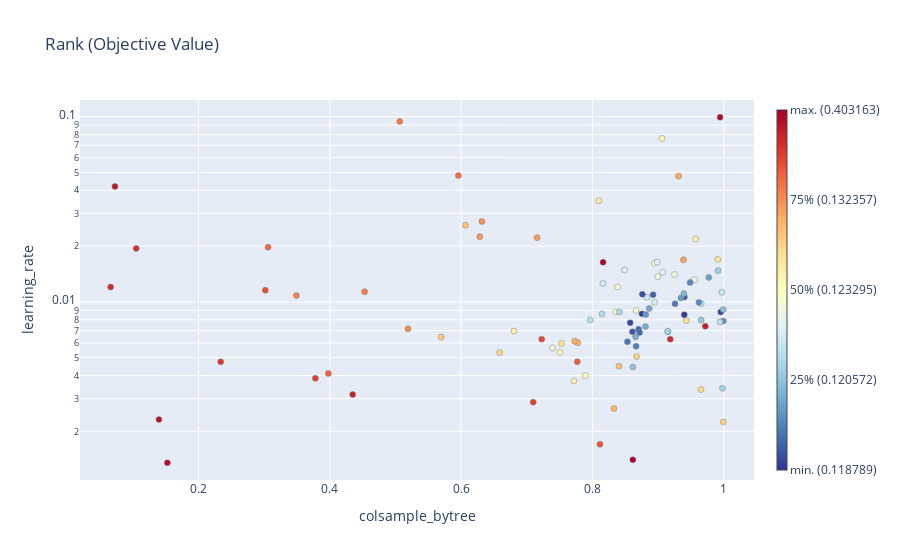

The notebook cell saved with this chart:
### Code cell
optuna.visualization.plot_rank(study, params=['colsample_bytree', 'learning_rate'])

### Figure 1 — Plotly figure (JSON) as saved in the notebook; plotly's stock layout.template omitted (floating-point values rounded to 4 significant figures)
{"data": [{"hovertemplate": "%{hovertext}<extra></extra>", "hovertext": ["Trial #0<br>max_depth: 3<br>learning_rate: 0.016373611291886372<br>num_leaves: 525<br>subsample: 0.116184775871365<br>colsample_bytree: 0.8162044237354343<br>min_data_in_leaf: 35<br><b>Objective Value: 0.35617528868555237</b>", "Trial #1<br>max_depth: 5<br>learning_rate: 0.04198985069796406<br>num_leaves: 210<br>subsample: 0.6278194996354467<br>colsample_bytree: 0.07257157821623013<br>min_data_in_leaf: 45<br><b>Objective Value: 0.22261943033281756</b>", "Trial #2<br>max_depth: 5<br>learning_rate: 0.010832182498941422<br>num_leaves: 64<br>subsample: 0.16230429116770628<br>colsample_bytree: 0.3490806136094307<br>min_data_in_leaf: 6<br><b>Objective Value: 0.13366727687094426</b>", "Trial #3<br>max_depth: 3<br>learning_rate: 0.0013550585437992594<br>num_leaves: 225<br>subsample: 0.588140011276406<br>colsample_bytree: 0.152409768186883<br>min_data_in_leaf: 48<br><b>Objective Value: 0.31678643182863697</b>", "Trial #4<br>max_depth: 6<br>learning_rate: 0.09913364720475172<br>num_leaves: 847<br>subsample: 0.19535540826487946<br>colsample_bytree: 0.9944510115599653<br>min_data_in_leaf: 49<br><b>Objective Value: 0.3289412584364942</b>", "Trial #5<br>max_depth: 4<br>learning_rate: 0.011564548932495098<br>num_leaves: 487<br>subsample: 0.6698944458571542<br>colsample_bytree: 0.30168977212633497<br>min_data_in_leaf: 34<br><b>Objective Value: 0.14752180959035063</b>", "Trial #6<br>max_depth: 5<br>learning_rate: 0.0023158541859498154<br>num_leaves: 750<br>subsample: 0.63426104030348<br>colsample_bytree: 0.1395741550294213<br>min_data_in_leaf: 48<br><b>Objective Value: 0.2799130753878435</b>", "Trial #7<br>max_depth: 5<br>learning_rate: 0.004111111585047848<br>num_leaves: 865<br>subsample: 0.8224904988035151<br>colsample_bytree: 0.3976484051264879<br>min_data_in_leaf: 20<br><b>Objective Value: 0.14159648135101754</b>", "Trial #8<br>max_depth: 5<br>learning_rate: 0.0014042813867371066<br>num_leaves: 66<br>subsample: 0.05508893795759802<br>colsample_bytree: 0.861516135783903<br>min_data_in_leaf: 37<br><b>Objective Value: 0.40316278783723886</b>", "Trial #9<br>max_depth: 4<br>learning_rate: 0.0038670858109036326<br>num_leaves: 146<br>subsample: 0.7237137095871693<br>colsample_bytree: 0.3779449741530888<br>min_data_in_leaf: 36<br><b>Objective Value: 0.15427295506048672</b>", "Trial #10<br>max_depth: 7<br>learning_rate: 0.025930291625472914<br>num_leaves: 399<br>subsample: 0.3473572867819754<br>colsample_bytree: 0.6065831088349424<br>min_data_in_leaf: 1<br><b>Objective Value: 0.12750597160869173</b>", "Trial #11<br>max_depth: 7<br>learning_rate: 0.02245531528987732<br>num_leaves: 416<br>subsample: 0.33188329520590965<br>colsample_bytree: 0.6285169830264183<br>min_data_in_leaf: 3<br><b>Objective Value: 0.1313657413534424</b>", "Trial #12<br>max_depth: 7<br>learning_rate: 0.027190572488529772<br>num_leaves: 452<br>subsample: 0.37796046560578384<br>colsample_bytree: 0.6315966689185385<br>min_data_in_leaf: 1<br><b>Objective Value: 0.1322050977213978</b>", "Trial #13<br>max_depth: 7<br>learning_rate: 0.048013195964417714<br>num_leaves: 344<br>subsample: 0.39088708858910454<br>colsample_bytree: 0.5958479998102213<br>min_data_in_leaf: 13<br><b>Objective Value: 0.13774303835937166</b>", "Trial #14<br>max_depth: 7<br>learning_rate: 0.022208453779825884<br>num_leaves: 646<br>subsample: 0.39918636133420615<br>colsample_bytree: 0.715781327273698<br>min_data_in_leaf: 11<br><b>Objective Value: 0.13041392619217357</b>", "Trial #15<br>max_depth: 6<br>learning_rate: 0.005965093695802181<br>num_leaves: 635<br>subsample: 0.4943353358689292<br>colsample_bytree: 0.7528132891578572<br>min_data_in_leaf: 11<br><b>Objective Value: 0.12552876298441668</b>", "Trial #16<br>max_depth: 6<br>learning_rate: 0.0060229763602604874<br>num_leaves: 1008<br>subsample: 0.4947196296439692<br>colsample_bytree: 0.7776359014013703<br>min_data_in_leaf: 17<br><b>Objective Value: 0.12800066067627908</b>", "Trial #17<br>max_depth: 6<br>learning_rate: 0.007159090422992727<br>num_leaves: 636<br>subsample: 0.9872708842033355<br>colsample_bytree: 0.5191337941169847<br>min_data_in_leaf: 25<br><b>Objective Value: 0.13281464949259908</b>", "Trial #18<br>max_depth: 6<br>learning_rate: 0.0477346184762044<br>num_leaves: 605<br>subsample: 0.26399785377555157<br>colsample_bytree: 0.9312945354174995<br>min_data_in_leaf: 6<br><b>Objective Value: 0.1288704417407785</b>", "Trial #19<br>max_depth: 6<br>learning_rate: 0.09411791950962567<br>num_leaves: 332<br>subsample: 0.5059821013217489<br>colsample_bytree: 0.5065015231511892<br>min_data_in_leaf: 11<br><b>Objective Value: 0.1351287379447888</b>", "Trial #20<br>max_depth: 7<br>learning_rate: 0.0028763795275551915<br>num_leaves: 747<br>subsample: 0.4644736922743977<br>colsample_bytree: 0.7096944401846672<br>min_data_in_leaf: 24<br><b>Objective Value: 0.1505986102335474</b>", "Trial #21<br>max_depth: 6<br>learning_rate: 0.006139158171523354<br>num_leaves: 954<br>subsample: 0.4854120529980385<br>colsample_bytree: 0.7730834974989206<br>min_data_in_leaf: 17<br><b>Objective Value: 0.12883211508236397</b>", "Trial #22<br>max_depth: 6<br>learning_rate: 0.006291703181519206<br>num_leaves: 1014<br>subsample: 0.272565937850444<br>colsample_bytree: 0.7227298692024934<br>min_data_in_leaf: 16<br><b>Objective Value: 0.1491679682108586</b>", "Trial #23<br>max_depth: 7<br>learning_rate: 0.008986090227363243<br>num_leaves: 739<br>subsample: 0.5394374773332729<br>colsample_bytree: 0.8664680121843389<br>min_data_in_leaf: 7<br><b>Objective Value: 0.12285720756554834</b>", "Trial #24<br>max_depth: 7<br>learning_rate: 0.01369258280893895<br>num_leaves: 734<br>subsample: 0.5674076380113324<br>colsample_bytree: 0.8994871750719634<br>min_data_in_leaf: 7<br><b>Objective Value: 0.12263732244761916</b>", "Trial #25<br>max_depth: 7<br>learning_rate: 0.00995209184866025<br>num_leaves: 738<br>subsample: 0.76730003867493<br>colsample_bytree: 0.8946246865471349<br>min_data_in_leaf: 7<br><b>Objective Value: 0.12135835005755242</b>", "Trial #26<br>max_depth: 7<br>learning_rate: 0.014480082609590895<br>num_leaves: 750<br>subsample: 0.8089615151746876<br>colsample_bytree: 0.9072097345397101<br>min_data_in_leaf: 7<br><b>Objective Value: 0.12164013870967168</b>", "Trial #27<br>max_depth: 7<br>learning_rate: 0.014757053020411746<br>num_leaves: 830<br>subsample: 0.8536792631306578<br>colsample_bytree: 0.9913662038262046<br>min_data_in_leaf: 7<br><b>Objective Value: 0.12069184280721104</b>", "Trial #28<br>max_depth: 7<br>learning_rate: 0.0168550001040522<br>num_leaves: 844<br>subsample: 0.8779324642180163<br>colsample_bytree: 0.9386453443296081<br>min_data_in_leaf: 30<br><b>Objective Value: 0.12963349658424406</b>", "Trial #29<br>max_depth: 7<br>learning_rate: 0.016961670532821847<br>num_leaves: 553<br>subsample: 0.7913532831781627<br>colsample_bytree: 0.9910181419489675<br>min_data_in_leaf: 22<br><b>Objective Value: 0.12505928424282103</b>", "Trial #30<br>max_depth: 3<br>learning_rate: 0.035110409938119376<br>num_leaves: 930<br>subsample: 0.9710569967245275<br>colsample_bytree: 0.8097423787795417<br>min_data_in_leaf: 13<br><b>Objective Value: 0.12458251423921225</b>", "Trial #31<br>max_depth: 7<br>learning_rate: 0.01615812287489651<br>num_leaves: 710<br>subsample: 0.9011937114194356<br>colsample_bytree: 0.8945173951341538<br>min_data_in_leaf: 8<br><b>Objective Value: 0.12314113637410573</b>", "Trial #32<br>max_depth: 7<br>learning_rate: 0.014058630654991714<br>num_leaves: 813<br>subsample: 0.7356146051566471<br>colsample_bytree: 0.9250994240803234<br>min_data_in_leaf: 4<br><b>Objective Value: 0.12260229182984143</b>", "Trial #33<br>max_depth: 7<br>learning_rate: 0.008837066787048766<br>num_leaves: 807<br>subsample: 0.7544491813095897<br>colsample_bytree: 0.8356692701425597<br>min_data_in_leaf: 4<br><b>Objective Value: 0.12325495074513389</b>", "Trial #34<br>max_depth: 7<br>learning_rate: 0.01317779510002816<br>num_leaves: 808<br>subsample: 0.8609837518226796<br>colsample_bytree: 0.9555410356397093<br>min_data_in_leaf: 9<br><b>Objective Value: 0.1218291475645645</b>", "Trial #35<br>max_depth: 6<br>learning_rate: 0.011258437959079461<br>num_leaves: 926<br>subsample: 0.8769901105574618<br>colsample_bytree: 0.9969322950042835<br>min_data_in_leaf: 9<br><b>Objective Value: 0.12098859434740125</b>", "Trial #36<br>max_depth: 6<br>learning_rate: 0.008815598161305659<br>num_leaves: 924<br>subsample: 0.9277551449221286<br>colsample_bytree: 0.9954551872969295<br>min_data_in_leaf: 14<br><b>Objective Value: 0.11945570816054252</b>", "Trial #37<br>max_depth: 5<br>learning_rate: 0.009785403312099178<br>num_leaves: 923<br>subsample: 0.9249742722267988<br>colsample_bytree: 0.965699004813939<br>min_data_in_leaf: 19<br><b>Objective Value: 0.12098325130630198</b>", "Trial #38<br>max_depth: 5<br>learning_rate: 0.009089139833732001<br>num_leaves: 906<br>subsample: 0.9539747888218837<br>colsample_bytree: 0.9992744780915291<br>min_data_in_leaf: 19<br><b>Objective Value: 0.12056410779098892</b>", "Trial #39<br>max_depth: 4<br>learning_rate: 0.007883557287033188<br>num_leaves: 894<br>subsample: 0.9437094403494206<br>colsample_bytree: 0.9994402736704269<br>min_data_in_leaf: 20<br><b>Objective Value: 0.12019175640112487</b>", "Trial #40<br>max_depth: 4<br>learning_rate: 0.004495500350749336<br>num_leaves: 878<br>subsample: 0.9439536524658358<br>colsample_bytree: 0.8404588642200583<br>min_data_in_leaf: 28<br><b>Objective Value: 0.12748305886835007</b>", "Trial #41<br>max_depth: 5<br>learning_rate: 0.00798334413408701<br>num_leaves: 949<br>subsample: 0.9320143636129627<br>colsample_bytree: 0.9656602999058141<br>min_data_in_leaf: 19<br><b>Objective Value: 0.12068790244331506</b>", "Trial #42<br>max_depth: 4<br>learning_rate: 0.007794596872912312<br>num_leaves: 976<br>subsample: 0.9954937537643578<br>colsample_bytree: 0.994289898679822<br>min_data_in_leaf: 21<br><b>Objective Value: 0.12094322955950754</b>", "Trial #43<br>max_depth: 5<br>learning_rate: 0.0047481481493234735<br>num_leaves: 879<br>subsample: 0.8414612216822689<br>colsample_bytree: 0.23372057543006397<br>min_data_in_leaf: 15<br><b>Objective Value: 0.15949830535958834</b>", "Trial #44<br>max_depth: 5<br>learning_rate: 0.007931045783924744<br>num_leaves: 892<br>subsample: 0.6939086628480986<br>colsample_bytree: 0.943019667605578<br>min_data_in_leaf: 23<br><b>Objective Value: 0.1256244744683664</b>", "Trial #45<br>max_depth: 4<br>learning_rate: 0.00341729133056169<br>num_leaves: 972<br>subsample: 0.9385720250729958<br>colsample_bytree: 0.99810044763457<br>min_data_in_leaf: 19<br><b>Objective Value: 0.12076401790283131</b>", "Trial #46<br>max_depth: 5<br>learning_rate: 0.005070939770369199<br>num_leaves: 829<br>subsample: 0.9019385433565816<br>colsample_bytree: 0.8670958826311231<br>min_data_in_leaf: 28<br><b>Objective Value: 0.12598972988201954</b>", "Trial #47<br>max_depth: 3<br>learning_rate: 0.0017036315729611802<br>num_leaves: 1024<br>subsample: 0.9461114319783314<br>colsample_bytree: 0.8113829256365093<br>min_data_in_leaf: 14<br><b>Objective Value: 0.14424943477050262</b>", "Trial #48<br>max_depth: 4<br>learning_rate: 0.02181188362258904<br>num_leaves: 907<br>subsample: 0.8216268651822553<br>colsample_bytree: 0.9573345049204413<br>min_data_in_leaf: 18<br><b>Objective Value: 0.12446866927116387</b>", "Trial #49<br>max_depth: 5<br>learning_rate: 0.012022339507546045<br>num_leaves: 790<br>subsample: 0.9054417610578664<br>colsample_bytree: 0.06603294251768443<br>min_data_in_leaf: 21<br><b>Objective Value: 0.1978284839152898</b>", "Trial #50<br>max_depth: 5<br>learning_rate: 0.003161119712600485<br>num_leaves: 853<br>subsample: 0.6325827146647257<br>colsample_bytree: 0.43479940812161855<br>min_data_in_leaf: 40<br><b>Objective Value: 0.21171016696129635</b>", "Trial #51<br>max_depth: 4<br>learning_rate: 0.002246853047928493<br>num_leaves: 963<br>subsample: 0.953050760673341<br>colsample_bytree: 0.9992676848629046<br>min_data_in_leaf: 19<br><b>Objective Value: 0.1268586602054144</b>", "Trial #52<br>max_depth: 4<br>learning_rate: 0.003364221521746919<br>num_leaves: 985<br>subsample: 0.8525464034641719<br>colsample_bytree: 0.9654256467838114<br>min_data_in_leaf: 26<br><b>Objective Value: 0.12565970566023904</b>", "Trial #53<br>max_depth: 4<br>learning_rate: 0.006906459170261311<br>num_leaves: 950<br>subsample: 0.9989982281200498<br>colsample_bytree: 0.9148397798830931<br>min_data_in_leaf: 12<br><b>Objective Value: 0.12053088030782858</b>", "Trial #54<br>max_depth: 3<br>learning_rate: 0.007117038809480757<br>num_leaves: 934<br>subsample: 0.9728208123994165<br>colsample_bytree: 0.8702410870578756<br>min_data_in_leaf: 13<br><b>Objective Value: 0.11994524202971073</b>", "Trial #55<br>max_depth: 3<br>learning_rate: 0.006888686865258972<br>num_leaves: 679<br>subsample: 0.9774252172657771<br>colsample_bytree: 0.8609305376557165<br>min_data_in_leaf: 12<br><b>Objective Value: 0.11983271579340393</b>", "Trial #56<br>max_depth: 3<br>learning_rate: 0.005329988250867362<br>num_leaves: 898<br>subsample: 0.9873302834468113<br>colsample_bytree: 0.6586630662481733<br>min_data_in_leaf: 12<br><b>Objective Value: 0.12579539558007974</b>", "Trial #57<br>max_depth: 3<br>learning_rate: 0.006457712876750343<br>num_leaves: 21<br>subsample: 0.9935582405682164<br>colsample_bytree: 0.8657612702995039<br>min_data_in_leaf: 15<br><b>Objective Value: 0.12042275401611022</b>", "Trial #58<br>max_depth: 3<br>learning_rate: 0.003998026363002764<br>num_leaves: 212<br>subsample: 0.9990195927677478<br>colsample_bytree: 0.7891344027149162<br>min_data_in_leaf: 16<br><b>Objective Value: 0.12429440233681928</b>", "Trial #59<br>max_depth: 3<br>learning_rate: 0.006092567620775311<br>num_leaves: 140<br>subsample: 0.8970556625643102<br>colsample_bytree: 0.8533416972430871<br>min_data_in_leaf: 10<br><b>Objective Value: 0.11998886859008065</b>", "Trial #60<br>max_depth: 3<br>learning_rate: 0.005643374694153548<br>num_leaves: 28<br>subsample: 0.8990527931063749<br>colsample_bytree: 0.73924947079216<br>min_data_in_leaf: 10<br><b>Objective Value: 0.12252994344340444</b>", "Trial #61<br>max_depth: 3<br>learning_rate: 0.006825604416951366<br>num_leaves: 149<br>subsample: 0.9629433046392765<br>colsample_bytree: 0.8718224318689928<br>min_data_in_leaf: 14<br><b>Objective Value: 0.11993661294045807</b>", "Trial #62<br>max_depth: 3<br>learning_rate: 0.006955863831313109<br>num_leaves: 131<br>subsample: 0.9656978489379451<br>colsample_bytree: 0.6804072053851342<br>min_data_in_leaf: 14<br><b>Objective Value: 0.12453685834668382</b>", "Trial #63<br>max_depth: 3<br>learning_rate: 0.004451837394128328<br>num_leaves: 145<br>subsample: 0.9191924143831492<br>colsample_bytree: 0.8615743959020297<br>min_data_in_leaf: 15<br><b>Objective Value: 0.12057491348619917</b>", "Trial #64<br>max_depth: 3<br>learning_rate: 0.006459386020969158<br>num_leaves: 97<br>subsample: 0.879681070544484<br>colsample_bytree: 0.5694856222256293<br>min_data_in_leaf: 10<br><b>Objective Value: 0.12743158639337798</b>", "Trial #65<br>max_depth: 3<br>learning_rate: 0.010594132274730264<br>num_leaves: 64<br>subsample: 0.7918930815786519<br>colsample_bytree: 0.8831702863695414<br>min_data_in_leaf: 13<br><b>Objective Value: 0.12099352676228792</b>", "Trial #66<br>max_depth: 3<br>learning_rate: 0.002659414275889521<br>num_leaves: 247<br>subsample: 0.9708247347869006<br>colsample_bytree: 0.8328210472156837<br>min_data_in_leaf: 16<br><b>Objective Value: 0.1275942728200548</b>", "Trial #67<br>max_depth: 3<br>learning_rate: 0.005353481215811704<br>num_leaves: 261<br>subsample: 0.8371748405473498<br>colsample_bytree: 0.7505760530688511<br>min_data_in_leaf: 17<br><b>Objective Value: 0.12333429395205067</b>", "Trial #68<br>max_depth: 3<br>learning_rate: 0.007985366927880837<br>num_leaves: 35<br>subsample: 0.9175477744512632<br>colsample_bytree: 0.7967018936269187<br>min_data_in_leaf: 11<br><b>Objective Value: 0.12093883580734854</b>", "Trial #69<br>max_depth: 3<br>learning_rate: 0.006291843457550706<br>num_leaves: 182<br>subsample: 0.1372974613085251<br>colsample_bytree: 0.9185412741007304<br>min_data_in_leaf: 14<br><b>Objective Value: 0.20038308870921862</b>", "Trial #70<br>max_depth: 3<br>learning_rate: 0.0037436091577099876<br>num_leaves: 343<br>subsample: 0.44077947769647563<br>colsample_bytree: 0.7717995576417909<br>min_data_in_leaf: 5<br><b>Objective Value: 0.12434322915940299</b>", "Trial #71<br>max_depth: 4<br>learning_rate: 0.0069345266585400175<br>num_leaves: 694<br>subsample: 0.9978908527151837<br>colsample_bytree: 0.9146618683821081<br>min_data_in_leaf: 13<br><b>Objective Value: 0.12088003162373114</b>", "Trial #72<br>max_depth: 3<br>learning_rate: 0.008830515308755971<br>num_leaves: 108<br>subsample: 0.9688043983454199<br>colsample_bytree: 0.841157455140424<br>min_data_in_leaf: 12<br><b>Objective Value: 0.12088524599213486</b>", "Trial #73<br>max_depth: 4<br>learning_rate: 0.007356378933623697<br>num_leaves: 521<br>subsample: 0.8837930725729477<br>colsample_bytree: 0.8807119230727277<br>min_data_in_leaf: 10<br><b>Objective Value: 0.12042082076583775</b>", "Trial #74<br>max_depth: 3<br>learning_rate: 0.01099620384588571<br>num_leaves: 519<br>subsample: 0.8777935295239444<br>colsample_bytree: 0.8760275698199518<br>min_data_in_leaf: 9<br><b>Objective Value: 0.11970155007617864</b>", "Trial #75<br>max_depth: 3<br>learning_rate: 0.010931027069809257<br>num_leaves: 511<br>subsample: 0.8769625948101888<br>colsample_bytree: 0.8923325483373697<br>min_data_in_leaf: 8<br><b>Objective Value: 0.11992123827167238</b>", "Trial #76<br>max_depth: 3<br>learning_rate: 0.01202085033002442<br>num_leaves: 574<br>subsample: 0.8708873654818385<br>colsample_bytree: 0.8382392886513009<br>min_data_in_leaf: 2<br><b>Objective Value: 0.12280394292278822</b>", "Trial #77<br>max_depth: 3<br>learning_rate: 0.010615916882325053<br>num_leaves: 477<br>subsample: 0.7733532365166005<br>colsample_bytree: 0.9401362249453834<br>min_data_in_leaf: 8<br><b>Objective Value: 0.11988769333318938</b>", "Trial #78<br>max_depth: 3<br>learning_rate: 0.01941797270610922<br>num_leaves: 427<br>subsample: 0.7845236120036736<br>colsample_bytree: 0.10494612241074508<br>min_data_in_leaf: 5<br><b>Objective Value: 0.17352486966281933</b>", "Trial #79<br>max_depth: 3<br>learning_rate: 0.010495611633240172<br>num_leaves: 476<br>subsample: 0.751209824632912<br>colsample_bytree: 0.9346394368243635<br>min_data_in_leaf: 6<br><b>Objective Value: 0.12024743519278751</b>", "Trial #80<br>max_depth: 3<br>learning_rate: 0.009215205681405568<br>num_leaves: 368<br>subsample: 0.6719853267204476<br>colsample_bytree: 0.8864891784287356<br>min_data_in_leaf: 8<br><b>Objective Value: 0.1204155915686738</b>", "Trial #81<br>max_depth: 3<br>learning_rate: 0.012729613630833355<br>num_leaves: 489<br>subsample: 0.8151967882297105<br>colsample_bytree: 0.9487808176045162<br>min_data_in_leaf: 8<br><b>Objective Value: 0.12005568284801185</b>", "Trial #82<br>max_depth: 3<br>learning_rate: 0.012568741316240535<br>num_leaves: 494<br>subsample: 0.8282653957507697<br>colsample_bytree: 0.8159855827219415<br>min_data_in_leaf: 9<br><b>Objective Value: 0.12120408834465277</b>", "Trial #83<br>max_depth: 3<br>learning_rate: 0.016384729567177715<br>num_leaves: 294<br>subsample: 0.8165217752494196<br>colsample_bytree: 0.8987005880677689<br>min_data_in_leaf: 3<br><b>Objective Value: 0.12146549209696511</b>", "Trial #84<br>max_depth: 3<br>learning_rate: 0.011088257236120178<br>num_leaves: 560<br>subsample: 0.7134279789640883<br>colsample_bytree: 0.9393506780655958<br>min_data_in_leaf: 8<br><b>Objective Value: 0.12043019479551005</b>", "Trial #85<br>max_depth: 3<br>learning_rate: 0.009931522835058807<br>num_leaves: 599<br>subsample: 0.8514841772695647<br>colsample_bytree: 0.9621369101543733<br>min_data_in_leaf: 5<br><b>Objective Value: 0.12013805043374774</b>", "Trial #86<br>max_depth: 3<br>learning_rate: 0.014862108425736082<br>num_leaves: 673<br>subsample: 0.9289687168506173<br>colsample_bytree: 0.8489648953818334<br>min_data_in_leaf: 11<br><b>Objective Value: 0.12141818554997122</b>", "Trial #87<br>max_depth: 3<br>learning_rate: 0.0762440878926557<br>num_leaves: 442<br>subsample: 0.8891917661941601<br>colsample_bytree: 0.9060839187219631<br>min_data_in_leaf: 8<br><b>Objective Value: 0.12425505683585616</b>", "Trial #88<br>max_depth: 3<br>learning_rate: 0.019728210561480032<br>num_leaves: 183<br>subsample: 0.8022853443353246<br>colsample_bytree: 0.30586334109695756<br>min_data_in_leaf: 1<br><b>Objective Value: 0.13848201934158325</b>", "Trial #89<br>max_depth: 3<br>learning_rate: 0.013557531835310346<br>num_leaves: 469<br>subsample: 0.5796341248046002<br>colsample_bytree: 0.9771856356846663<br>min_data_in_leaf: 6<br><b>Objective Value: 0.12030137257750424</b>", "Trial #90<br>max_depth: 3<br>learning_rate: 0.008617329039662076<br>num_leaves: 404<br>subsample: 0.8627528732589411<br>colsample_bytree: 0.875408342472098<br>min_data_in_leaf: 9<br><b>Objective Value: 0.11941304753332087</b>", "Trial #91<br>max_depth: 3<br>learning_rate: 0.008525422161967654<br>num_leaves: 384<br>subsample: 0.9120437543588611<br>colsample_bytree: 0.9398889996693455<br>min_data_in_leaf: 9<br><b>Objective Value: 0.11878902238632572</b>", "Trial #92<br>max_depth: 3<br>learning_rate: 0.008621864437749548<br>num_leaves: 374<br>subsample: 0.9137327065000836<br>colsample_bytree: 0.8145413431822411<br>min_data_in_leaf: 10<br><b>Objective Value: 0.12090633013650973</b>", "Trial #93<br>max_depth: 3<br>learning_rate: 0.009767258291828658<br>num_leaves: 394<br>subsample: 0.8605004702711452<br>colsample_bytree: 0.9257281502887305<br>min_data_in_leaf: 12<br><b>Objective Value: 0.12002425926505596</b>", "Trial #94<br>max_depth: 3<br>learning_rate: 0.005763841299415962<br>num_leaves: 544<br>subsample: 0.9573748031657906<br>colsample_bytree: 0.8664862531395889<br>min_data_in_leaf: 9<br><b>Objective Value: 0.12002911455631946</b>", "Trial #95<br>max_depth: 3<br>learning_rate: 0.008537632655030939<br>num_leaves: 417<br>subsample: 0.9340925867390554<br>colsample_bytree: 0.8812268734532136<br>min_data_in_leaf: 3<br><b>Objective Value: 0.12023041463177386</b>", "Trial #96<br>max_depth: 3<br>learning_rate: 0.004748909690106854<br>num_leaves: 608<br>subsample: 0.892270418155414<br>colsample_bytree: 0.7769570096529526<br>min_data_in_leaf: 45<br><b>Objective Value: 0.1426023565194547</b>", "Trial #97<br>max_depth: 3<br>learning_rate: 0.007714703309867491<br>num_leaves: 778<br>subsample: 0.9732879943003236<br>colsample_bytree: 0.857474855091969<br>min_data_in_leaf: 11<br><b>Objective Value: 0.11953900540710646</b>", "Trial #98<br>max_depth: 6<br>learning_rate: 0.011356947572635178<br>num_leaves: 323<br>subsample: 0.9743049527641902<br>colsample_bytree: 0.4530200776751816<br>min_data_in_leaf: 11<br><b>Objective Value: 0.1348590908210209</b>", "Trial #99<br>max_depth: 3<br>learning_rate: 0.007383897416626609<br>num_leaves: 767<br>subsample: 0.05079175109914863<br>colsample_bytree: 0.9719042558411972<br>min_data_in_leaf: 7<br><b>Objective Value: 0.2130729985354461</b>"], "marker": {"color": ["rgb(170.0, 5.0, 38.0)", "rgb(190.0, 24.0, 39.0)", "rgb(247.0, 130.0, 77.0)", "rgb(180.0, 15.0, 38.0)", "rgb(175.0, 10.0, 38.0)", "rgb(230.0, 79.0, 53.0)", "rgb(185.0, 19.0, 38.0)", "rgb(239.0, 98.0, 62.0)", "rgb(165.0, 0.0, 38.0)", "rgb(221.0, 61.0, 45.0)", "rgb(253.0, 191.0, 113.0)", "rgb(250.0, 150.0, 86.0)", "rgb(249.0, 143.0, 83.0)", "rgb(244.0, 110.0, 68.0)", "rgb(251.0, 156.0, 89.0)", "rgb(254.0, 228.0, 151.0)", "rgb(253.0, 181.0, 103.0)", "rgb(248.0, 137.0, 80.0)", "rgb(252.0, 169.0, 95.0)", "rgb(245.0, 117.0, 71.0)", "rgb(224.0, 67.0, 48.0)", "rgb(253.0, 176.0, 98.0)", "rgb(227.0, 73.0, 51.0)", "rgb(247.0, 252.0, 205.0)", "rgb(241.0, 250.0, 217.0)", "rgb(215.0, 239.0, 246.0)", "rgb(228.0, 245.0, 240.0)", "rgb(156.0, 205.0, 226.0)", "rgb(251.0, 163.0, 92.0)", "rgb(254.0, 232.0, 155.0)", "rgb(254.0, 235.0, 160.0)", "rgb(250.0, 253.0, 200.0)", "rgb(238.0, 248.0, 223.0)", "rgb(253.0, 254.0, 194.0)", "rgb(232.0, 246.0, 234.0)", "rgb(199.0, 231.0, 241.0)", "rgb(53.0, 67.0, 155.0)", "rgb(194.0, 228.0, 240.0)", "rgb(139.0, 192.0, 219.0)", "rgb(93.0, 146.0, 195.0)", "rgb(253.0, 196.0, 117.0)", "rgb(150.0, 201.0, 224.0)", "rgb(189.0, 226.0, 238.0)", "rgb(218.0, 55.0, 42.0)", "rgb(254.0, 225.0, 146.0)", "rgb(162.0, 209.0, 229.0)", "rgb(254.0, 211.0, 132.0)", "rgb(233.0, 86.0, 56.0)", "rgb(255.0, 241.0, 170.0)", "rgb(210.0, 44.0, 39.0)", "rgb(200.0, 34.0, 39.0)", "rgb(254.0, 206.0, 127.0)", "rgb(254.0, 221.0, 141.0)", "rgb(134.0, 187.0, 217.0)", "rgb(67.0, 111.0, 177.0)", "rgb(59.0, 86.0, 165.0)", "rgb(254.0, 216.0, 136.0)", "rgb(123.0, 178.0, 212.0)", "rgb(255.0, 247.0, 179.0)", "rgb(69.0, 118.0, 180.0)", "rgb(235.0, 247.0, 228.0)", "rgb(65.0, 105.0, 174.0)", "rgb(254.0, 238.0, 165.0)", "rgb(145.0, 196.0, 222.0)", "rgb(254.0, 201.0, 122.0)", "rgb(205.0, 234.0, 243.0)", "rgb(253.0, 186.0, 108.0)", "rgb(255.0, 253.0, 189.0)", "rgb(183.0, 223.0, 236.0)", "rgb(205.0, 39.0, 39.0)", "rgb(255.0, 244.0, 174.0)", "rgb(167.0, 214.0, 231.0)", "rgb(173.0, 218.0, 233.0)", "rgb(117.0, 174.0, 209.0)", "rgb(57.0, 79.0, 162.0)", "rgb(63.0, 99.0, 171.0)", "rgb(244.0, 251.0, 211.0)", "rgb(61.0, 92.0, 168.0)", "rgb(215.0, 49.0, 39.0)", "rgb(103.0, 157.0, 201.0)", "rgb(112.0, 168.0, 207.0)", "rgb(84.0, 135.0, 189.0)", "rgb(210.0, 236.0, 244.0)", "rgb(225.0, 243.0, 246.0)", "rgb(128.0, 183.0, 214.0)", "rgb(88.0, 140.0, 192.0)", "rgb(221.0, 241.0, 247.0)", "rgb(255.0, 250.0, 184.0)", "rgb(242.0, 104.0, 65.0)", "rgb(107.0, 163.0, 204.0)", "rgb(51.0, 60.0, 152.0)", "rgb(49.0, 54.0, 149.0)", "rgb(178.0, 220.0, 235.0)", "rgb(74.0, 123.0, 183.0)", "rgb(79.0, 129.0, 186.0)", "rgb(98.0, 152.0, 198.0)", "rgb(236.0, 92.0, 59.0)", "rgb(55.0, 73.0, 158.0)", "rgb(246.0, 123.0, 74.0)", "rgb(195.0, 29.0, 39.0)"], "line": {"color": "Grey", "width": 0.5}}, "mode": "markers", "showlegend": false, "type": "scatter", "x": [0.8162, 0.07257, 0.3491, 0.1524, 0.9945, 0.3017, 0.1396, 0.3976, 0.8615, 0.3779, 0.6066, 0.6285, 0.6316, 0.5958, 0.7158, 0.7528, 0.7776, 0.5191, 0.9313, 0.5065, 0.7097, 0.7731, 0.7227, 0.8665, 0.8995, 0.8946, 0.9072, 0.9914, 0.9386, 0.991, 0.8097, 0.8945, 0.9251, 0.8357, 0.9555, 0.9969, 0.9955, 0.9657, 0.9993, 0.9994, 0.8405, 0.9657, 0.9943, 0.2337, 0.943, 0.9981, 0.8671, 0.8114, 0.9573, 0.06603, 0.4348, 0.9993, 0.9654, 0.9148, 0.8702, 0.8609, 0.6587, 0.8658, 0.7891, 0.8533, 0.7392, 0.8718, 0.6804, 0.8616, 0.5695, 0.8832, 0.8328, 0.7506, 0.7967, 0.9185, 0.7718, 0.9147, 0.8412, 0.8807, 0.876, 0.8923, 0.8382, 0.9401, 0.1049, 0.9346, 0.8865, 0.9488, 0.816, 0.8987, 0.9394, 0.9621, 0.849, 0.9061, 0.3059, 0.9772, 0.8754, 0.9399, 0.8145, 0.9257, 0.8665, 0.8812, 0.777, 0.8575, 0.453, 0.9719], "y": [0.01637, 0.04199, 0.01083, 0.001355, 0.09913, 0.01156, 0.002316, 0.004111, 0.001404, 0.003867, 0.02593, 0.02246, 0.02719, 0.04801, 0.02221, 0.005965, 0.006023, 0.007159, 0.04773, 0.09412, 0.002876, 0.006139, 0.006292, 0.008986, 0.01369, 0.009952, 0.01448, 0.01476, 0.01686, 0.01696, 0.03511, 0.01616, 0.01406, 0.008837, 0.01318, 0.01126, 0.008816, 0.009785, 0.009089, 0.007884, 0.004496, 0.007983, 0.007795, 0.004748, 0.007931, 0.003417, 0.005071, 0.001704, 0.02181, 0.01202, 0.003161, 0.002247, 0.003364, 0.006906, 0.007117, 0.006889, 0.00533, 0.006458, 0.003998, 0.006093, 0.005643, 0.006826, 0.006956, 0.004452, 0.006459, 0.01059, 0.002659, 0.005353, 0.007985, 0.006292, 0.003744, 0.006935, 0.008831, 0.007356, 0.011, 0.01093, 0.01202, 0.01062, 0.01942, 0.0105, 0.009215, 0.01273, 0.01257, 0.01638, 0.01109, 0.009932, 0.01486, 0.07624, 0.01973, 0.01356, 0.008617, 0.008525, 0.008622, 0.009767, 0.005764, 0.008538, 0.004749, 0.007715, 0.01136, 0.007384]}, {"hoverinfo": "none", "marker": {"cmax": 1, "cmin": 0, "colorbar": {"thickness": 10, "ticktext": ["min. (0.118789)", "25% (0.120572)", "50% (0.123295)", "75% (0.132357)", "max. (0.403163)"], "tickvals": [0, 0.25, 0.5, 0.75, 1]}, "colorscale": [[0, "rgb(49,54,149)"], [0.1, "rgb(69,117,180)"], [0.2, "rgb(116,173,209)"], [0.3, "rgb(171,217,233)"], [0.4, "rgb(224,243,248)"], [0.5, "rgb(255,255,191)"], [0.6, "rgb(254,224,144)"], [0.7, "rgb(253,174,97)"], [0.8, "rgb(244,109,67)"], [0.9, "rgb(215,48,39)"], [1, "rgb(165,0,38)"]], "showscale": true}, "mode": "markers", "showlegend": false, "type": "scatter", "x": [null], "y": [null]}], "layout": {"title": {"text": "Rank (Objective Value)"}, "xaxis": {"range": [0.01936, 1.046], "title": {"text": "colsample_bytree"}}, "yaxis": {"range": [-2.961, -0.9106], "title": {"text": "learning_rate"}, "type": "log"}}}
